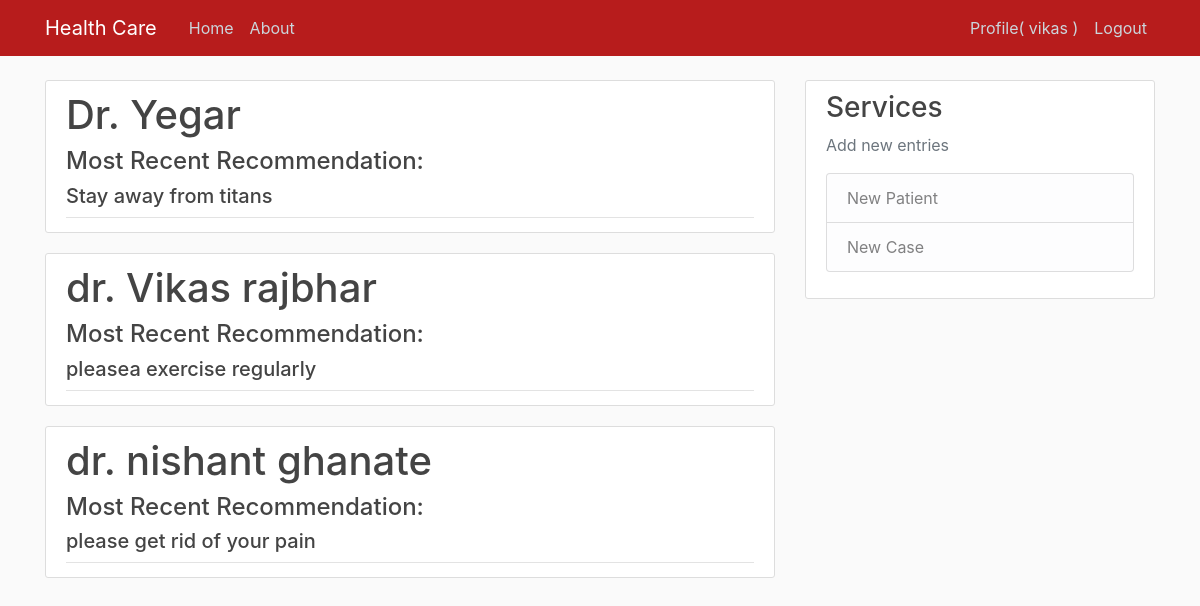
Screenshot of /doctors/ (signed in) with the database file from the repository.
### user/models.py (models this page shows, shortened)
class Details(models.Model):
    aadhar=models.IntegerField(primary_key=True)
    doctor=models.CharField(max_length=50)
    diagnosis=models.TextField()
    recommendation=models.TextField()
    medicine=models.TextField()
    test=models.TextField()
    history=HistoricalRecords()

### user/views.py (the view)
# urls.py: path('doctors/', user_views.DoctorsList.as_view(),name='doctors'),
class DoctorsList(ListView):
    model = Details
    template_name = 'user/doctors.html'
    context_object_name = 'details'

### user/templates/user/doctors.html
{% extends "user/base.html" %}
{% block content %}
{% for detail in details %}
    <article class="media content-section">
    <div class="media-body">
        <div class="article-metadata">
        <h1 class="mr-2" href="#">{{ detail.doctor }}</h1>
        <h4 class="mr-2" href="#">Most Recent Recommendation:</h4>
        <h5 class="mr-2" href="#">{{ detail.recommendation }}</h5>
        </div>
    </div>
    </article>
    {% endfor %}
{% endblock content %}

### user/templates/user/base.html (shortened to what this page needs)
<html>
<head>
    <link rel="stylesheet" href="https://stackpath.bootstrapcdn.com/bootstrap/4.1.3/css/bootstrap.min.css"
>
    <link rel="stylesheet" href="{% static 'user/main.css' %}">
    <link rel="stylesheet" href="{% static 'user/webpage.css' %}">
    <link rel="stylesheet" href="{% static 'user/cropper.css' %}">
</head>
<body>
    <header class="site-header">
        <nav class="navbar navbar-expand-md navbar-dark  fixed-top" style="background:#b71c1c">
            <div class="container">
                <a class="navbar-brand mr-4" href="{% url 'dashboard' %}">Health Care</a>
                <div class="collapse navbar-collapse" id="navbarToggle">
                    <div class="navbar-nav mr-auto">
                        <a class="nav-item nav-link" href="{% url 'dashboard' %}">Home</a>
                        <a class="nav-item nav-link" href="{% url 'about' %}">About</a>
                    </div>
                    <div class="navbar-nav">
                        {% if user.is_authenticated %}
                            <a class="nav-item nav-link" href="{% url 'profile' %}">Profile( {{ user.username }} )</a>
                            <a class="nav-item nav-link" href="{% url 'logout' %}">Logout</a>
                        {% else %}
                            <a class="nav-item nav-link" href="{% url 'login' %}">LogIn</a>
                        {% endif %}
                    </div>
                </div>
            </div>
        </nav>
    </header>
    <main role="main" class="container">
        <div class="row">
            <div class="col-md-8">
                {% block content %}{% endblock %}
            </div>
            {% if user.is_authenticated %}
            <div class="col-md-4" style="">
                <div class="content-section">
                    <h3>Services</h3>
                    <p class='text-muted'>Add new entries
                        <ul class="list-group">
                            <a class="list-group-item list-group-item-light" href="{% url 'newp' %}">New Patient</a>
                            <a class="list-group-item list-group-item-light" href="{% url 'addCase' %}">New Case</a>
                        </ul>
                    </p>
                </div>
            </div>
            {% endif %}
        </div>
    </main>
</body>
</html>

### user/static/user/main.css (style rules this page uses)
body { background: #fafafa; color: #333333; margin-top: 5rem; }
h1, h2, h3, h4, h5, h6 { color: #444444; }
ul { margin: 0; }
.site-header .navbar-nav .nav-link { color: #cbd5db; }
.content-section { background: #ffffff; padding: 10px 20px; border: 1px solid #dddddd; border-radius: 3px; margin-bottom: 20px; }
.article-metadata { padding-bottom: 1px; margin-bottom: 4px; border-bottom: 1px solid #e3e3e3 }

### rows the page displays
Details: doctor "Dr. Yegar", recommendation "Stay away from titans"
Details: doctor "dr. Vikas rajbhar", recommendation "pleasea exercise regularly"
Details: doctor "dr. nishant ghanate", recommendation "please get rid of your pain"

### other values shown
{{ user.username }} "vikas"
